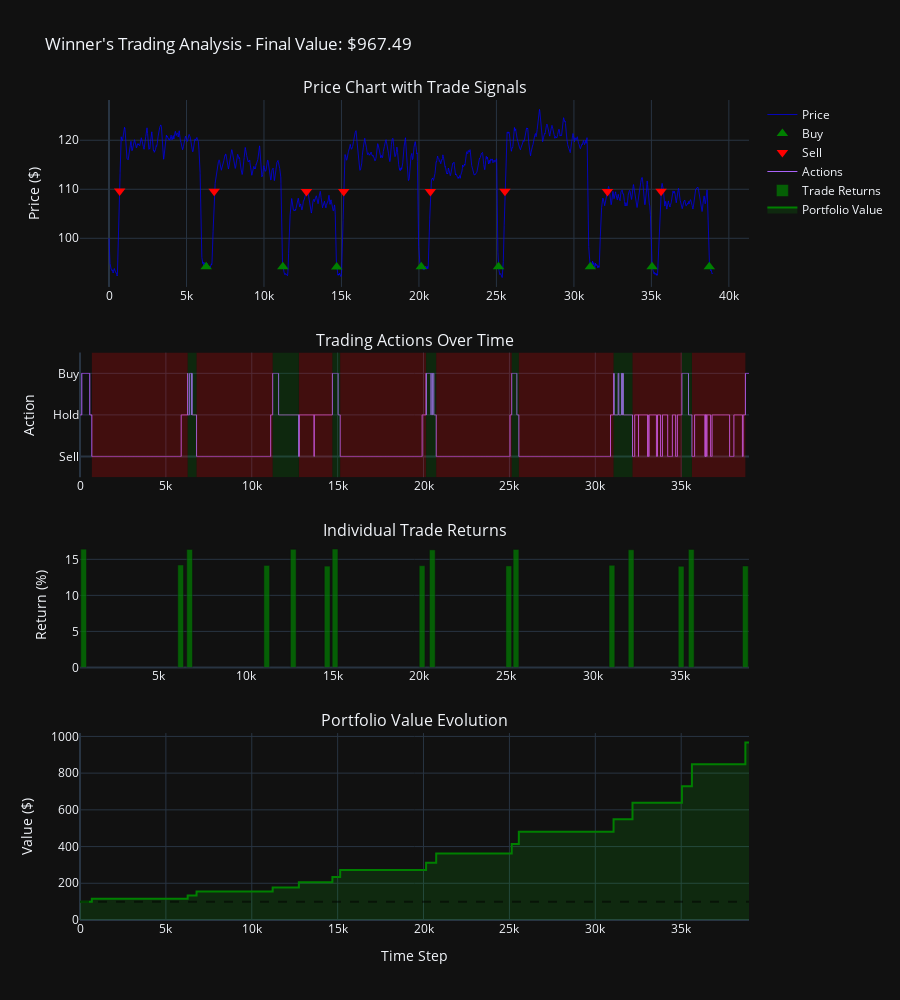

Here is the notebook cell this chart was saved with:
### Markdown cell above
# Winner's Trading Analysis

### Code cell
# Analyze winner's trades in detail with plotly
best_actions = final_actions[best_final_idx]
returns, n_trades, _ = get_individual_returns_with_costs(best_actions, prices)

# Calculate portfolio value evolution
portfolio_value = np.cumprod(1 + returns) * 100  # Start with $100

# Find trade points
trade_points = np.where(returns != 0)[0]
trade_returns = returns[returns != 0]

# Create detailed visualization with plotly
fig = make_subplots(
    rows=4, cols=1,
    subplot_titles=(
        'Price Chart with Trade Signals',
        'Trading Actions Over Time', 
        'Individual Trade Returns',
        'Portfolio Value Evolution'
    ),
    vertical_spacing=0.08,
    row_heights=[0.3, 0.2, 0.2, 0.3]
)

# 1. Price chart with trades
fig.add_trace(
    go.Scatter(x=list(range(len(prices))), y=prices, 
               mode='lines', name='Price',
               line=dict(color='blue', width=1),
               opacity=0.7),
    row=1, col=1
)

# Add buy/sell markers
buy_points = []
sell_points = []
for i in trade_points:
    if best_actions[i] == 2:  # Buy
        buy_points.append(i)
    elif best_actions[i] == 0:  # Sell
        sell_points.append(i)

if buy_points:
    fig.add_trace(
        go.Scatter(x=buy_points, y=[prices[i] for i in buy_points],
                   mode='markers', name='Buy',
                   marker=dict(symbol='triangle-up', size=10, color='green')),
        row=1, col=1
    )

if sell_points:
    fig.add_trace(
        go.Scatter(x=sell_points, y=[prices[i] for i in sell_points],
                   mode='markers', name='Sell',
                   marker=dict(symbol='triangle-down', size=10, color='red')),
        row=1, col=1
    )

# 2. Actions over time with position highlighting
fig.add_trace(
    go.Scatter(x=list(range(len(best_actions))), y=best_actions,
               mode='lines', name='Actions',
               line=dict(shape='hv', width=1)),
    row=2, col=1
)

# Add position periods as background
position = 0
entry_idx = 0
shapes = []
for i in range(len(best_actions)):
    if best_actions[i] == 2 and position == 0:  # Enter long
        position = 1
        entry_idx = i
    elif best_actions[i] == 0 and position == 0:  # Enter short
        position = -1
        entry_idx = i
    elif best_actions[i] == 0 and position == 1:  # Exit long
        shapes.append(dict(
            type="rect", xref=f"x{2}", yref=f"y{2}",
            x0=entry_idx, x1=i, y0=-0.5, y1=2.5,
            fillcolor="green", opacity=0.2, line_width=0
        ))
        position = 0
    elif best_actions[i] == 2 and position == -1:  # Exit short
        shapes.append(dict(
            type="rect", xref=f"x{2}", yref=f"y{2}",
            x0=entry_idx, x1=i, y0=-0.5, y1=2.5,
            fillcolor="red", opacity=0.2, line_width=0
        ))
        position = 0

# 3. Individual trade returns
if len(trade_points) > 0:
    colors = ['green' if r > 0 else 'red' for r in trade_returns]
    fig.add_trace(
        go.Bar(x=trade_points, y=trade_returns * 100,
               marker_color=colors, name='Trade Returns',
               opacity=0.7),
        row=3, col=1
    )

# 4. Portfolio value evolution
fig.add_trace(
    go.Scatter(x=list(range(len(portfolio_value))), y=portfolio_value,
               mode='lines', name='Portfolio Value',
               line=dict(color='green', width=2),
               fill='tozeroy',
               fillcolor='rgba(0,255,0,0.1)'),
    row=4, col=1
)

# Add 100 baseline
fig.add_hline(y=100, line_dash="dash", line_color="black", 
              opacity=0.5, row=4, col=1)

# Update axes
fig.update_yaxes(title_text="Price ($)", row=1, col=1)
fig.update_yaxes(title_text="Action", tickvals=[0,1,2], 
                 ticktext=['Sell','Hold','Buy'], row=2, col=1)
fig.update_yaxes(title_text="Return (%)", row=3, col=1)
fig.update_yaxes(title_text="Value ($)", row=4, col=1)
fig.update_xaxes(title_text="Time Step", row=4, col=1)

# Add shapes for position highlighting
fig.update_layout(shapes=shapes)

# Update layout
fig.update_layout(
    title_text=f"Winner's Trading Analysis - Final Value: ${portfolio_value[-1]:.2f}",
    height=1000,
    showlegend=True
)

fig.show()

# Trade statistics
print("=== Winner's Trading Statistics ===")
print(f"Total trades: {n_trades}")
print(f"Average time between trades: {len(best_actions) / n_trades if n_trades > 0 else 0:.1f} steps")

if len(trade_returns) > 0:
    winning_trades = trade_returns[trade_returns > 0]
    losing_trades = trade_returns[trade_returns < 0]
    
    print(f"\nWinning trades: {len(winning_trades)} ({len(winning_trades)/len(trade_returns)*100:.1f}%)")
    if len(winning_trades) > 0:
        print(f"  Average win: {np.mean(winning_trades)*100:.2f}%")
        print(f"  Best win: {np.max(winning_trades)*100:.2f}%")
    
    print(f"\nLosing trades: {len(losing_trades)} ({len(losing_trades)/len(trade_returns)*100:.1f}%)")
    if len(losing_trades) > 0:
        print(f"  Average loss: {np.mean(losing_trades)*100:.2f}%")
        print(f"  Worst loss: {np.min(losing_trades)*100:.2f}%")
    
    print(f"\nProfit factor: {np.sum(winning_trades) / -np.sum(losing_trades) if len(losing_trades) > 0 else np.inf:.2f}")

# Position analysis
long_time = np.sum(best_actions == 2)
short_time = np.sum(best_actions == 0)
flat_time = np.sum(best_actions == 1)

print(f"\nPosition time analysis:")
print(f"  Long: {long_time} steps ({long_time/len(best_actions)*100:.1f}%)")
print(f"  Short: {short_time} steps ({short_time/len(best_actions)*100:.1f}%)")
print(f"  Flat: {flat_time} steps ({flat_time/len(best_actions)*100:.1f}%)")

### Figure 1 — Plotly figure (JSON) as saved in the notebook; plotly's stock layout.template omitted (floating-point values rounded to 4 significant figures; data arrays with more than 128 entries replaced by an {"elided": "..."} marker saying what was removed)
{"data": [{"line": {"color": "blue", "width": 1}, "mode": "lines", "name": "Price", "opacity": 0.7, "x": {"elided": "38949 int values"}, "y": {"elided": "38949 float values"}, "type": "scatter", "xaxis": "x", "yaxis": "y"}, {"marker": {"color": "green", "size": 10, "symbol": "triangle-up"}, "mode": "markers", "name": "Buy", "x": [6269, 11218, 14694, 20149, 25134, 31064, 35043, 38737], "y": [94.21, 94.18, 94.15, 94.21, 94.2, 94.18, 94.18, 94.18], "type": "scatter", "xaxis": "x", "yaxis": "y"}, {"marker": {"color": "red", "size": 10, "symbol": "triangle-down"}, "mode": "markers", "name": "Sell", "x": [690, 6786, 12743, 15147, 20738, 25549, 32166, 35626], "y": [109.7, 109.6, 109.6, 109.6, 109.6, 109.6, 109.6, 109.6], "type": "scatter", "xaxis": "x", "yaxis": "y"}, {"line": {"shape": "hv", "width": 1}, "mode": "lines", "name": "Actions", "x": {"elided": "38949 int values"}, "y": {"elided": "38949 int values"}, "type": "scatter", "xaxis": "x2", "yaxis": "y2"}, {"marker": {"color": ["green", "green", "green", "green", "green", "green", "green", "green", "green", "green", "green", "green", "green", "green", "green", "green"]}, "name": "Trade Returns", "opacity": 0.7, "x": [690, 6269, 6786, 11218, 12743, 14694, 15147, 20149, 20738, 25134, 25549, 31064, 32166, 35043, 35626, 38737], "y": [16.41, 14.22, 16.37, 14.15, 16.39, 14.06, 16.43, 14.12, 16.32, 14.09, 16.37, 14.18, 16.33, 14.04, 16.37, 14.08], "type": "bar", "xaxis": "x3", "yaxis": "y3"}, {"fill": "tozeroy", "fillcolor": "rgba(0,255,0,0.1)", "line": {"color": "green", "width": 2}, "mode": "lines", "name": "Portfolio Value", "x": {"elided": "38949 int values"}, "y": {"elided": "38949 float values"}, "type": "scatter", "xaxis": "x4", "yaxis": "y4"}], "layout": {"xaxis": {"anchor": "y", "domain": [0.0, 1.0]}, "yaxis": {"anchor": "x", "domain": [0.772, 1.0], "title": {"text": "Price ($)"}}, "xaxis2": {"anchor": "y2", "domain": [0.0, 1.0]}, "yaxis2": {"anchor": "x2", "domain": [0.54, 0.692], "title": {"text": "Action"}, "tickvals": [0, 1, 2], "ticktext": ["Sell", "Hold", "Buy"]}, "xaxis3": {"anchor": "y3", "domain": [0.0, 1.0]}, "yaxis3": {"anchor": "x3", "domain": [0.308, 0.46], "title": {"text": "Return (%)"}}, "xaxis4": {"anchor": "y4", "domain": [0.0, 1.0], "title": {"text": "Time Step"}}, "yaxis4": {"anchor": "x4", "domain": [0.0, 0.228], "title": {"text": "Value ($)"}}, "annotations": [{"font": {"size": 16}, "showarrow": false, "text": "Price Chart with Trade Signals", "x": 0.5, "xanchor": "center", "xref": "paper", "y": 1.0, "yanchor": "bottom", "yref": "paper"}, {"font": {"size": 16}, "showarrow": false, "text": "Trading Actions Over Time", "x": 0.5, "xanchor": "center", "xref": "paper", "y": 0.692, "yanchor": "bottom", "yref": "paper"}, {"font": {"size": 16}, "showarrow": false, "text": "Individual Trade Returns", "x": 0.5, "xanchor": "center", "xref": "paper", "y": 0.46, "yanchor": "bottom", "yref": "paper"}, {"font": {"size": 16}, "showarrow": false, "text": "Portfolio Value Evolution", "x": 0.5, "xanchor": "center", "xref": "paper", "y": 0.228, "yanchor": "bottom", "yref": "paper"}], "shapes": [{"line": {"color": "black", "dash": "dash"}, "opacity": 0.5, "type": "line", "x0": 0, "x1": 1, "xref": "x4 domain", "y0": 100, "y1": 100, "yref": "y4"}, {"fillcolor": "red", "opacity": 0.2, "type": "rect", "x0": 691, "x1": 6269, "xref": "x2", "y0": -0.5, "y1": 2.5, "yref": "y2", "line": {"width": 0}}, {"fillcolor": "green", "opacity": 0.2, "type": "rect", "x0": 6270, "x1": 6786, "xref": "x2", "y0": -0.5, "y1": 2.5, "yref": "y2", "line": {"width": 0}}, {"fillcolor": "red", "opacity": 0.2, "type": "rect", "x0": 6787, "x1": 11218, "xref": "x2", "y0": -0.5, "y1": 2.5, "yref": "y2", "line": {"width": 0}}, {"fillcolor": "green", "opacity": 0.2, "type": "rect", "x0": 11219, "x1": 12743, "xref": "x2", "y0": -0.5, "y1": 2.5, "yref": "y2", "line": {"width": 0}}, {"fillcolor": "red", "opacity": 0.2, "type": "rect", "x0": 12748, "x1": 14694, "xref": "x2", "y0": -0.5, "y1": 2.5, "yref": "y2", "line": {"width": 0}}, {"fillcolor": "green", "opacity": 0.2, "type": "rect", "x0": 14695, "x1": 15147, "xref": "x2", "y0": -0.5, "y1": 2.5, "yref": "y2", "line": {"width": 0}}, {"fillcolor": "red", "opacity": 0.2, "type": "rect", "x0": 15148, "x1": 20149, "xref": "x2", "y0": -0.5, "y1": 2.5, "yref": "y2", "line": {"width": 0}}, {"fillcolor": "green", "opacity": 0.2, "type": "rect", "x0": 20150, "x1": 20738, "xref": "x2", "y0": -0.5, "y1": 2.5, "yref": "y2", "line": {"width": 0}}, {"fillcolor": "red", "opacity": 0.2, "type": "rect", "x0": 20739, "x1": 25134, "xref": "x2", "y0": -0.5, "y1": 2.5, "yref": "y2", "line": {"width": 0}}, {"fillcolor": "green", "opacity": 0.2, "type": "rect", "x0": 25135, "x1": 25549, "xref": "x2", "y0": -0.5, "y1": 2.5, "yref": "y2", "line": {"width": 0}}, {"fillcolor": "red", "opacity": 0.2, "type": "rect", "x0": 25550, "x1": 31064, "xref": "x2", "y0": -0.5, "y1": 2.5, "yref": "y2", "line": {"width": 0}}, {"fillcolor": "green", "opacity": 0.2, "type": "rect", "x0": 31065, "x1": 32166, "xref": "x2", "y0": -0.5, "y1": 2.5, "yref": "y2", "line": {"width": 0}}, {"fillcolor": "red", "opacity": 0.2, "type": "rect", "x0": 32167, "x1": 35043, "xref": "x2", "y0": -0.5, "y1": 2.5, "yref": "y2", "line": {"width": 0}}, {"fillcolor": "green", "opacity": 0.2, "type": "rect", "x0": 35044, "x1": 35626, "xref": "x2", "y0": -0.5, "y1": 2.5, "yref": "y2", "line": {"width": 0}}, {"fillcolor": "red", "opacity": 0.2, "type": "rect", "x0": 35627, "x1": 38737, "xref": "x2", "y0": -0.5, "y1": 2.5, "yref": "y2", "line": {"width": 0}}], "title": {"text": "Winner's Trading Analysis - Final Value: $967.49"}, "height": 1000, "showlegend": true}}
